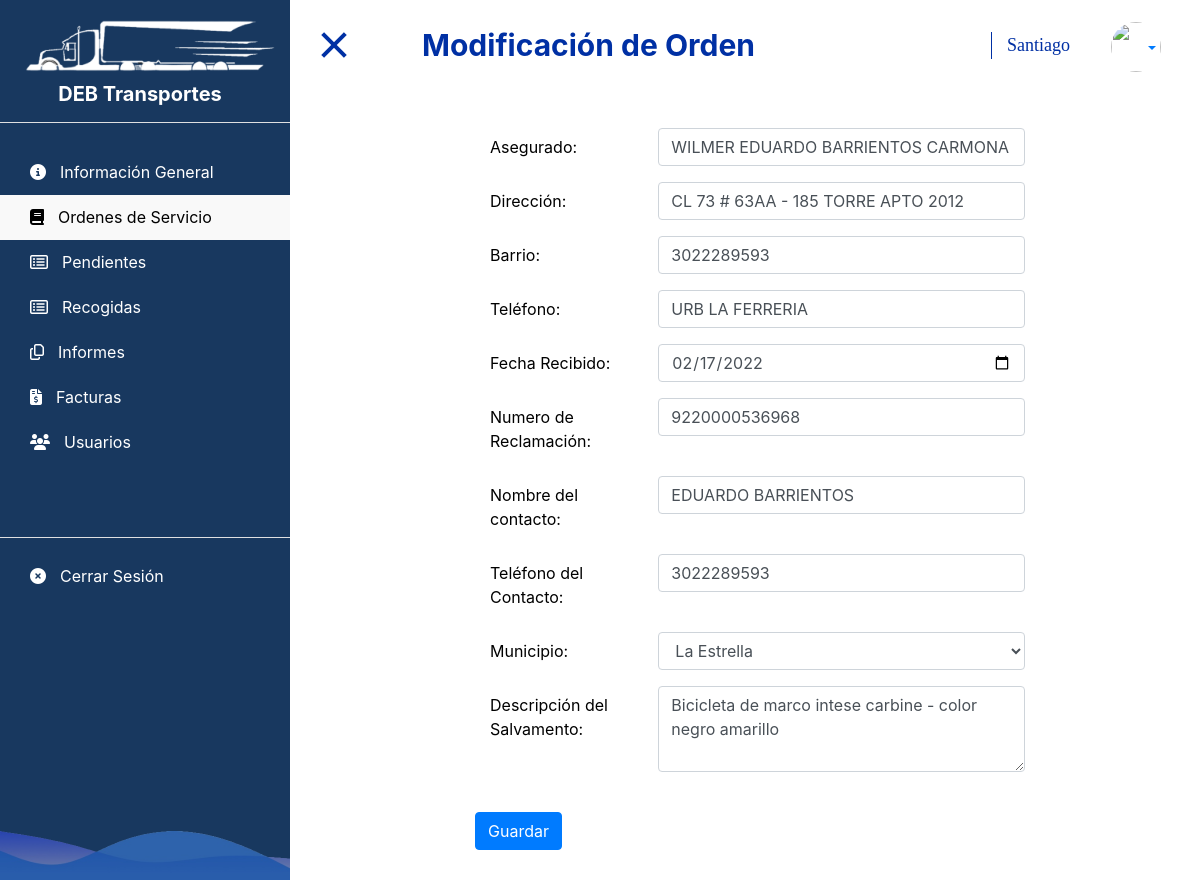
Screenshot of /views/modifyOrder.php?order=1405 (signed in) with the database file from the repository.
### tables this page shows
CREATE TABLE `orders` (
  `id` int(11) NOT NULL,
  `insured` varchar(50) NOT NULL,
  `address` varchar(100) NOT NULL,
  `community` varchar(25) NOT NULL,
  `phone` varchar(20) NOT NULL,
  `received_date` date NOT NULL,
  `claim_number` varchar(20) NOT NULL,
  `contact_name` varchar(50) NOT NULL,
  `contact_phone` varchar(20) NOT NULL,
  `municipality` varchar(30) NOT NULL,
  `state` varchar(15) NOT NULL,
  `description` text NOT NULL,
  `modification_date` date NOT NULL,
  `last_date` date NOT NULL,
  `photo` varchar(20) NOT NULL,
  `fk_lot` int(11) NOT NULL DEFAULT 0
);

### views/reports.php (called while the page is built)
<?php
function excelReport() {
    return "
<div class='modal' id='reportsModal' tabindex='-1'>
    <div class='modal-dialog'>
        <div class='modal-content'>
            <div class='modal-header'>
                <h5 class='modal-title'>Generación de Informes</h5>
                <button type='button' class='close' data-dismiss='modal' aria-label='Close'>
                    <span aria-hidden='true'>&times;</span>
                </button>
            </div>
            <form name='excel' action='' id='reports_form' method='POST'>
                <div class='modal-body'>
                    <span>Seleccione el rango de fechas:</span><br>
                    <div class='form-group mt-3'>
                        <div class='d-flex'>
                            <label for='start_date' class='col-sm-4 col-form-label'>Fecha Inicial:</label>
                            <input type='date' name='start_date' class='form-control pgtion' placeholder='Fecha inicial' id='start_date' required maxlength='10' onchange='return startDateCheck();'>
                        </div>
                        <div id='start_date_feed'></div>
                    </div>
                    <div class='form-group mt-3'>
                        <div class='d-flex'>
                            <label for='end_date' class='col-sm-4 col-form-label'>Fecha Final:</label>
                            <input type='date' name='end_date' class='form-control pgtion' placeholder='Fecha final' id='end_date' required maxlength='10' onchange='return endDateCheck();'>
                        </div>
                        <div id='end_date_feed'></div>
                    </div>
                </div>
                <div class='modal-footer'>
                    <button type='button' class='btn btn-secondary' data-dismiss='modal'>Cerrar</button>
                    <button type='button' name='btnsubmit2' onclick='return formValidation2();' class='btn btn-success'>Informe Tiempos</button>
                    <button type='button' name='btnsubmit' onclick='return formValidation();' class='btn btn-primary'>Informe General</button>
                </div>
            </form>
        </div>
    </div>
</div>
<script src='../assets/js/reportsDate.js' type='text/javascript'></script>
";
}
?>

### back_end/orderClass.php (called while the page is built, shortened)
<?php
class orderClass {
    function read($select, $values) {
        $db = new dataBaseConection();
        $con = $db->conected();
        $query = "SELECT $select FROM `orders` WHERE $values";
        $result = $con->query($query);
        return $result;
    }
}

### back_end/orderController.php (the view, shortened to what this page needs)
<?php
include_once 'orderClass.php';
class orderController {
            ?><table class="table table-bordered mt-5 ml-5 col-6">
                    <?php
        function readSpecificOrder($order_id) {
            $model = new orderClass();
            $order_data = $model->read("*", "id = $order_id");
            foreach ($order_data as $data) {
            }
            return $data;
        }
    }

### back_end/orderController.php (the view, shortened to what this page needs)
<?php
include_once 'orderClass.php';
class orderController {
    function lots_mail() {
        $model = new lotClass();
        $model2 = new orderClass();
        $all_lots = $model->read(" `state_lot` = 'Pendiente' ORDER BY `lots`.`id` DESC");
        return $all_lots;
        foreach ($all_lots as $lots) {
            $dataLo = $lots['id'];
            $all_orders = $model2->read("`fk_lot` = '$dataLo' ORDER BY `orders`.`id` DESC");
            ?><table class="table table-bordered mt-5 ml-5 col-6">
                <?php
                foreach ($all_orders as $order) {
                    ?>
                    <tbody>
                        <tr>
                            <td class="col-6"><?= $order['claim_number'] ?></td>
                            <td class="col-6"><?= $order['description'] ?></td>
                        </tr>
                    </tbody>
                    <?php
                }
            }
        }
        function readSpecificOrder($order_id) {
            $model = new orderClass();
            $order_data = $model->read("*", "id = $order_id");
            foreach ($order_data as $data) {
            }
            return $data;
        }
    }

### views/modifyOrder.php (shortened to what this page needs)
<?php
include_once 'layout/general.php';
include_once '../back_end/orderController.php';
$layout = new general();
$controller = new orderController();
$data = $controller->readSpecificOrder($_GET['order']);
?>
<!DOCTYPE html>
<html>
    <?= $layout->head('Modificación de Orden'); ?>
    <body>
        <div id='wrapper'>
            <?= $layout->navbar('orders'); ?>
            <div id='page-content-wrapper'>
                <button type='button' class='hamburger animated fadeInLeft is-closed' data-toggle='offcanvas'>
                    <span class='hamb-bottom'></span>
                </button>
                <?= $layout->navTitle("Admin", 1, "Modificación de Orden");?>
                <div class='row'>
                    <div class='col-11 col-md-10 col-lg-8  mx-auto mt-5'>
                        <form name='orders_form' onSubmit='return formValidation()' <?="action='../back_end/orderController.php?type=update&id=$data[id]'";?> method='POST'>
                            <div class='form-group'>
                                <div class='d-flex'>
                                    <label for='insured' class='col-sm-4 col-form-label'>Asegurado:</label>
                                    <input <?="value='$data[insured]'";?> type='text' name='insured' class='form-control pgtion' placeholder='Nombre Asegurado' id='insured' required maxlength='50' onchange='return insuredCheck(this)'>
                                </div>
                            </div>
                            <div class='form-group'>
                                <div class='d-flex'>
                                    <label for='address' class='col-sm-4 col-form-label'>Dirección:</label>
                                    <input <?="value='$data[address]'";?> type='text' name='address' class='form-control pgtion' placeholder='Dirección' id='address' required maxlength='100' onchange='return addressCheck(this)'>
                                </div>
                            </div>
                            <div class='form-group'>
                                <div class='d-flex'>
                                    <label for='community' class='col-sm-4 col-form-label'>Barrio:</label>
                                    <input <?="value='$data[community]'";?> type='text' name='community' class='form-control pgtion' placeholder='Barrio' id='community' required maxlength='100' onchange='return addressCheck(this)'>
                                </div>
                            </div>
                            <div class='form-group'>
                                <div class='d-flex'>
                                    <label for='phone' class='col-sm-4 col-form-label'>Teléfono:</label>
                                    <input <?="value='$data[phone]'";?> type='text' name='phone' class='form-control pgtion' placeholder='Teléfono' id='phone' required maxlength='20' onchange='return phoneCheck(this)'>
                                </div>
                            </div>
                            <div class='form-group'>
                                <div class='d-flex'>
                                    <label for='receive_date' class='col-sm-4 col-form-label'>Fecha Recibido:</label>
                                    <input <?="value='$data[received_date]'";?> type='date' name='receive_date' class='form-control pgtion' placeholder='Fecha de recibido' id='receive_date' required maxlength='10' onchange='return dateCheck(this)'>
                                </div>
                            </div>
                            <div class='form-group'>
                                <div class='d-flex'>
                                    <label for='claim_number' class='col-sm-4 col-form-label'>Numero de Reclamación:</label>
                                    <input <?="value='$data[claim_number]'";?> type='text' name='claim_number' class='form-control pgtion' placeholder='Número de Reclamación' id='claim_number' required maxlength='14' onchange='return claimNumberCheck(this)'>
                                </div>
                            </div>
                            <div class='form-group'>
                                <div class='d-flex'>
                                    <label for='contact_name' class='col-sm-4 col-form-label'>Nombre del contacto:</label>
                                    <input <?="value='$data[contact_name]'";?> type='text' name='contact_name' class='form-control pgtion' placeholder='Nombre del contacto' id='contact_name' required maxlength='50' onchange='return contactNameCheck(this)'>
                                </div>
                            </div>
                            <div class='form-group'>
                                <div class='d-flex'>
                                    <label for='contact_phone' class='col-sm-4 col-form-label'>Teléfono del Contacto:</label>
                                    <input <?="value='$data[contact_phone]'";?> type='text' name='contact_phone' class='form-control pgtion' placeholder='Teléfono del Contacto' id='contact_phone' required maxlength='20' onchange='return contactPhoneCheck(this)'>
                                </div>
                            </div>
                            <div class='form-group'>
                                <div class='d-flex'>
                                    <label for='municipality' class='col-sm-4 col-form-label'>Municipio:</label>
                                    <select id='municipality' name='municipality' class='form-control pgtion' maxlength='30' required onchange='return municipalityCheck(this)'>
                                        <option <?="value='$data[municipality]'";?> selected><?="$data[municipality]";?></option>
                                    </select>
                                </div>
                            </div>
                            <div class='form-group'>
                                <div class='d-flex'>
                                    <label for='description' class='col-sm-4 col-form-label'>Descripción del Salvamento:</label>
                                    <textarea class='form-control pgtion' rows='3' placeholder='Descripción del Salvamento' id='description' name='description' required maxlength='2000' onchange='return descriptionCheck(this)'><?="$data[description]";?></textarea>
                                </div>
                            </div>
                            <br/>
                            <button type='submit' class='btn btn-primary'>Guardar</button>
                        </form>
                    </div>
                </div>
            </div>
        </div>
    </body>
</html>

### assets/css/navBar.css (style rules this page uses)
body, html { height: 100%; overflow-x: hidden; overflow-y: auto; }
#wrapper { padding-left: 0; -webkit-transition: all 0.5s ease; -moz-transition: all 0.5s ease; -o-transition: all 0.5s ease; transition: all 0.5s ease; }
#wrapper.toggled { padding-left: 300px; }
#page-content-wrapper { width: 100%; padding: 30px; }
#wrapper.toggled #page-content-wrapper { margin-right: -220px; }
.hamburger { position: relative; top: 34px; z-index: 999; display: block; width: 32px; height: 32px; background: transparent; border: none; margin-top: -35px; }
.hamburger.is-closed .hamb-top, .hamburger.is-closed .hamb-middle, .hamburger.is-closed .hamb-bottom, .hamburger.is-open .hamb-top, .hamburger.is-open .hamb-middle, .hamburger.is-open .hamb-bottom { position: absolute; left: -12px; height: 4px; width: 100%; }
.hamburger.is-open .hamb-top, .hamburger.is-open .hamb-middle, .hamburger.is-open .hamb-bottom { background: #0030a4; }
.hamburger.is-open .hamb-top, .hamburger.is-open .hamb-bottom { top: 50%; margin-top: -2px; }
.hamburger.is-open .hamb-bottom { -webkit-transform: rotate(-45deg); -webkit-transition: -webkit-transform .2s cubic-bezier(.73,1,.28,.08); }
.hamburger.is-open:before { content: ''; display: block; width: 100px; font-size: 14px; color: #fff; line-height: 32px; text-align: center; opacity: 0; -webkit-transform: translate3d(0,0,0); -webkit-transition: all .35s ease-in-out; }

### assets/css/style.css (style rules this page uses)
.form-group { text-align: left; color: #000; }

### rows the page displays
orders: insured "WILMER EDUARDO BARRIENTOS CARMONA", address "CL 73 # 63AA - 185 TORRE APTO 2012", community "3022289593", phone "URB LA FERRERIA", receive_date "02/17/2022", claim_number "9220000536968", contact_name "EDUARDO BARRIENTOS", contact_phone "3022289593", municipality "La Estrella", description "Bicicleta de marco intese carbine - color negro amarillo"

### other values shown
$title "Modificación de Orden"
$user_name "Santiago"
